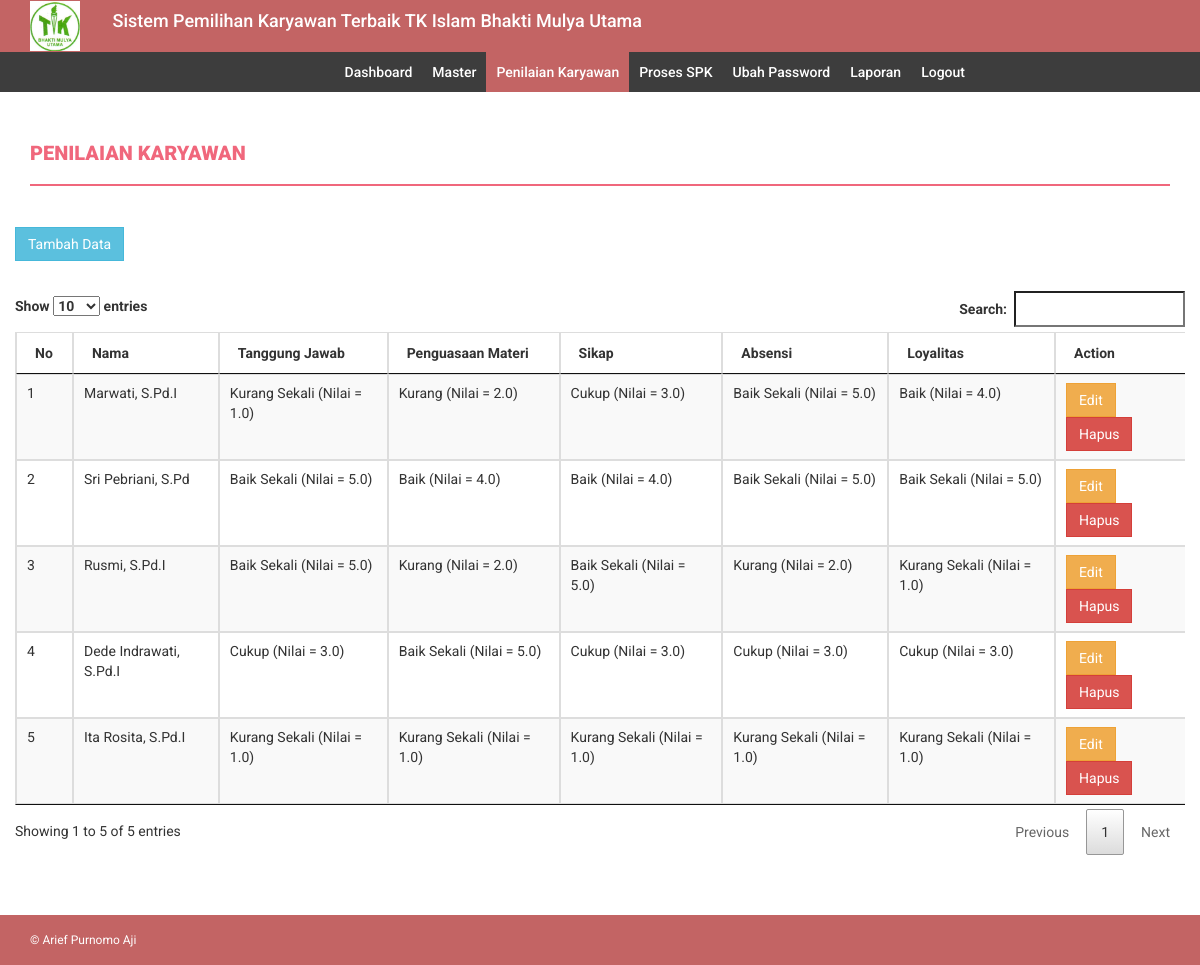
Screenshot of /tampil_tpa.php (signed in) with the database file from the repository.
### tables this page shows
CREATE TABLE `kriteria` (
  `id_kriteria` int(11) NOT NULL AUTO_INCREMENT,
  `kriteria` varchar(32) DEFAULT NULL,
  `bobot` float(5,1) DEFAULT NULL,
  `type` varchar(12) DEFAULT NULL,
  PRIMARY KEY (`id_kriteria`)
);

CREATE TABLE `hasil_tpa` (
  `id_test` int(11) NOT NULL AUTO_INCREMENT,
  `id_calon_kr` int(11) DEFAULT NULL,
  `Tanggung Jawab` int(11) DEFAULT NULL,
  `Penguasaan Materi` int(11) DEFAULT NULL,
  `Sikap` int(11) DEFAULT NULL,
  `Absensi` int(11) DEFAULT NULL,
  `loyalitas` int(11) DEFAULT NULL,
  PRIMARY KEY (`id_test`),
  KEY `id_calon_kr` (`id_calon_kr`)
);

CREATE TABLE `karyawan` (
  `id_calon_kr` int(11) NOT NULL AUTO_INCREMENT,
  `NIK` varchar(100) NOT NULL,
  `nama` varchar(200) NOT NULL,
  `jeniskelamin` varchar(10) NOT NULL,
  `alamat` varchar(200) NOT NULL,
  `telepon` varchar(13) NOT NULL,
  `foto` varchar(200) NOT NULL,
  `ttl` date NOT NULL,
  `TempatLahir` varchar(200) NOT NULL,
  `PendidikanTerakhir` varchar(100) NOT NULL,
  `Jabatan` varchar(100) NOT NULL,
  `TglBergabung` date NOT NULL,
  `skill` varchar(200) DEFAULT NULL,
  `pengalaman` varchar(200) DEFAULT NULL,
  PRIMARY KEY (`id_calon_kr`)
);

CREATE TABLE `sub_kriteria` (
  `id_subkriteria` int(11) NOT NULL AUTO_INCREMENT,
  `id_kriteria` int(11) NOT NULL,
  `subkriteria` varchar(255) NOT NULL,
  `nilai` float(10,1) DEFAULT NULL,
  PRIMARY KEY (`id_subkriteria`)
);

### db/db_config.php (called while the page is built, shortened)
<?php
	class database extends PDO{
		protected $dsn = 'mysql:host=localhost;dbname=db_spk';
		protected $dsu = 'root';
		protected $dsp = '';
		private $cmd = '';
		function __construct(){
			try {
				$this->db = new PDO($this->dsn,$this->dsu,$this->dsp);
			} catch (PDOException $e) {
				echo $e->getMessage();
			}
		}
		function select($c,$t){
			$this->cmd = "select $c from $t";
			return $this;
		}
		function where($params){
			$this->cmd .= " where $params";
			return $this;
		}
		function get(){
			$q = $this->db->prepare($this->cmd);
			$q->execute();
			return $q->fetchAll();
		}
		function getnamesubkriteria($subkriteria)
		{
			foreach ($this->select('subkriteria','sub_kriteria')->where("id_subkriteria='$subkriteria'")->get() as $value) {
        		return $value[0];
            }
		}
		function getnilaisubkriteria($subkriteria)
		{
			foreach ($this->select('nilai','sub_kriteria')->where("id_subkriteria='$subkriteria'")->get() as $value) {
        		return $value[0];
            }
		}
	}
?>

### tampil_tpa.php (the view, shortened to what this page needs)
<?php include 'header.php';?>
<?php include 'menu.php';?>
    <div class="content-wrapper">
        <div class="container">
            <div class="row">
                <div class="col-md-12">
                    <h4 class="page-head-line">Penilaian Karyawan</h4>
                </div>
            </div>
            <div class="row">
                <div class="col-md-12">
                </div>
            </div>
            <div class="row">
                <div><a href="input_tpa.php" class="btn btn-info">Tambah Data</a></div>
                <br>
                <div class="table-responsive">
                    <table id="example1" class="table table-striped table-bordered">
                        <thead>
                            <tr>
                                <th>No</th>
                                <th>Nama</th>
                                <?php foreach ($db->select('kriteria','kriteria')->get() as $kr ): ?>
                                <th>
                                    <?php
                                        $tmp = explode('_',$kr['kriteria']);
                                        echo ucwords(implode(' ',$tmp));
                                    ?>
                                </th>
                                <?php endforeach ?>
                                <th>Action</th>
                            </tr>
                        </thead>
                        <tbody>
                            <?php $no=1; foreach($db->select('karyawan.id_calon_kr,karyawan.nama,hasil_tpa.*','karyawan,hasil_tpa')->where('karyawan.id_calon_kr=hasil_tpa.id_calon_kr')->get() as $data): ?>
                            <tr>
                                <td><?= $no;?></td>
                                <td><?= $data['nama']?></td>
                                <?php foreach ($db->select('kriteria','kriteria')->get() as $k): ?>
                                <td><?= $db->getnamesubkriteria($data[$k['kriteria']])?> (Nilai = <?= $db->getnilaisubkriteria($data[$k['kriteria']])?>)</td>
                                <?php endforeach ?>
                                <td>
                                    <a class="btn btn-warning" href="edit_tpa.php?id=<?php echo $data[0]?>">Edit</a>
                                    <a class="btn btn-danger" onclick="return confirm('Yakin Hapus?')" href="delete_tpa.php?id=<?php echo $data[0]?>">Hapus</a>
                                </td>
                            </tr>
                            <?php $no++; endforeach; ?>
                        </tbody>
                    </table>
                </div>
            </div>
        </div>
    </div>
<?php include 'footer.php'; ?>

### assets/css/style.css (style rules this page uses)
body { font-family: 'Roboto', sans-serif; line-height: 30px; }
.content-wrapper { margin-top: 40px; min-height: 600px; padding-bottom: 60px; }
.page-head-line { font-weight: 900; padding-bottom: 20px; border-bottom: 2px solid #F0677C; text-transform: uppercase; color: #F0677C; font-size: 20px; margin-bottom: 40px; }
.btn { border-radius: 0px; -webkit-border-radius: 0px; -moz-border-radius: 0px; }

### assets/css/datatable.css (style rules this page uses)
table.dataTable { width: 100%; margin: 0 auto; clear: both; border-collapse: separate; border-spacing: 0; }
table.dataTable thead th, table.dataTable tfoot th { font-weight: bold; }
table.dataTable thead th, table.dataTable thead td { padding: 10px 18px; border-bottom: 1px solid #111; }
table.dataTable thead .sorting, table.dataTable thead .sorting_asc, table.dataTable thead .sorting_desc, table.dataTable thead .sorting_asc_disabled, table.dataTable thead .sorting_desc_disabled { cursor: pointer; *cursor: hand; background-repeat: no-repeat; background-position: center right; }
table.dataTable thead .sorting { background-image: url("../images/sort_both.png"); }
table.dataTable thead .sorting_asc { background-image: url("../images/sort_asc.png"); }
table.dataTable tbody tr { background-color: #ffffff; }
table.dataTable tbody th, table.dataTable tbody td { padding: 8px 10px; }
table.dataTable.no-footer { border-bottom: 1px solid #111; }
table.dataTable, table.dataTable th, table.dataTable td { box-sizing: content-box; }

### rows the page displays
kriteria: kriteria "Tanggung Jawab", kriteria.subkriteria "Kurang Sekali", kriteria.nilai "1.0", namesubkriteria "Baik Sekali", nilaisubkriteria "5.0", namesubkriteria "Cukup", nilaisubkriteria "3.0", namesubkriteria "Kurang Sekali", nilaisubkriteria "1.0"
kriteria: kriteria "Penguasaan Materi", kriteria.subkriteria "Kurang", kriteria.nilai "2.0", namesubkriteria "Baik", nilaisubkriteria "4.0", namesubkriteria "Kurang", nilaisubkriteria "2.0", namesubkriteria "Baik Sekali", nilaisubkriteria "5.0", namesubkriteria "Kurang Sekali", nilaisubkriteria "1.0"
kriteria: kriteria "Sikap", kriteria.subkriteria "Cukup", kriteria.nilai "3.0", namesubkriteria "Baik", nilaisubkriteria "4.0", namesubkriteria "Baik Sekali", nilaisubkriteria "5.0", namesubkriteria "Cukup", nilaisubkriteria "3.0", namesubkriteria "Kurang Sekali", nilaisubkriteria "1.0"
kriteria: kriteria "Absensi", kriteria.subkriteria "Baik Sekali", kriteria.nilai "5.0", namesubkriteria "Baik Sekali", nilaisubkriteria "5.0", namesubkriteria "Kurang", nilaisubkriteria "2.0", namesubkriteria "Cukup", nilaisubkriteria "3.0", namesubkriteria "Kurang Sekali", nilaisubkriteria "1.0"
kriteria: kriteria "Loyalitas", kriteria.subkriteria "Baik", kriteria.nilai "4.0", namesubkriteria "Baik Sekali", nilaisubkriteria "5.0", namesubkriteria "Kurang Sekali", nilaisubkriteria "1.0", namesubkriteria "Cukup", nilaisubkriteria "3.0"
hasil_tpa: id_calon_kr.nama "Marwati, S.Pd.I"
hasil_tpa: id_calon_kr.nama "Sri Pebriani, S.Pd"
hasil_tpa: id_calon_kr.nama "Rusmi, S.Pd.I"
hasil_tpa: id_calon_kr.nama "Dede Indrawati, S.Pd.I"
hasil_tpa: id_calon_kr.nama "Ita Rosita, S.Pd.I"
